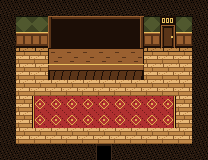

This is a level from a 2D game, rendered from its Tiled map with the project's own tilesets. A one-line summary and the complete map file follow:
An orthogonal 13x10 tile map with 16x16 px tiles, 1 tile layer (tiles) and 7 objects (4x stock, entry, exit, jeff).

<map version="1.10" tiledversion="1.12.2" orientation="orthogonal" renderorder="right-down" width="13" height="10" tilewidth="16" tileheight="16" infinite="0" nextlayerid="3" nextobjectid="8">
 <properties>
  <property name="kind" value="shop" />
 </properties>
 <tileset firstgid="1" source="../tilesets/shop.tsx" />
 <layer id="1" name="tiles" width="13" height="10">
  <data encoding="csv">
7,7,7,7,7,7,7,7,7,7,7,7,7,
7,8,8,42,43,43,43,43,44,8,10,8,7,
7,9,9,45,46,46,46,46,47,9,11,9,7,
7,3,3,48,49,49,49,49,50,3,3,3,7,
7,2,2,26,27,27,27,27,28,2,2,2,7,
7,2,2,2,2,2,2,2,2,2,2,2,7,
7,2,4,5,5,5,5,5,5,5,6,2,7,
7,2,4,5,5,5,5,5,5,5,6,2,7,
7,2,2,2,2,2,2,2,2,2,2,2,7,
7,7,7,7,7,7,25,7,7,7,7,7,7
</data>
 </layer>
 <objectgroup id="2" name="objects">
  <object id="1" name="entry" x="96" y="144" width="16" height="16">
   <properties>
    <property name="wall" value="bottom" />
   </properties>
  </object>
  <object id="2" name="exit" x="160" y="16" width="16" height="32">
   <properties>
    <property name="wall" value="top" />
   </properties>
  </object>
  <object id="3" name="stock" x="64" y="48" width="16" height="16" />
  <object id="4" name="stock" x="80" y="48" width="16" height="16" />
  <object id="5" name="stock" x="96" y="48" width="16" height="16" />
  <object id="6" name="stock" x="112" y="48" width="16" height="16" />
  <object id="7" name="jeff" x="88" y="22">
   <point />
  </object>
 </objectgroup>
</map>
